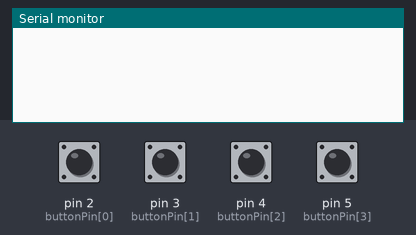
This sketch was run on a simulated Arduino Leonardo, built with avr-gcc and run on an emulated ATmega32U4. Parts: the last lines printed to the serial monitor. The inputs (shaded band) are chosen by the test bench; at power-on: pin 2 (buttonPin[0]), pin 3 (buttonPin[1]), pin 4 (buttonPin[2]), pin 5 (buttonPin[3]) HIGH. USB keyboard and mouse output is not drawn.

Above: at 1.2 s.
1.3 s: pin 2 (buttonPin[0]) pulled LOW for 0.15 s
At 2.0 s:
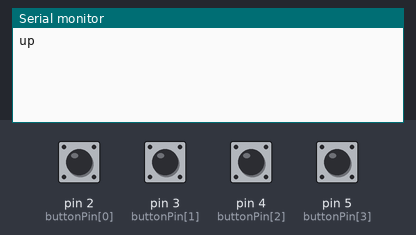
2.9 s: pin 3 (buttonPin[1]) pulled LOW for 0.15 s
At 3.2 s:
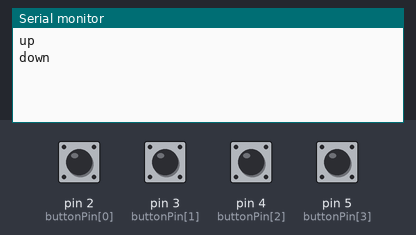
4.5 s: pin 4 (buttonPin[2]) pulled LOW for 0.15 s
At 5.6 s:
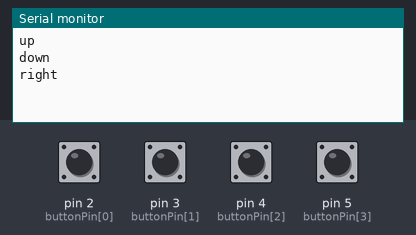
6.1 s: pin 5 (buttonPin[3]) pulled LOW for 0.15 s
At 6.9 s:
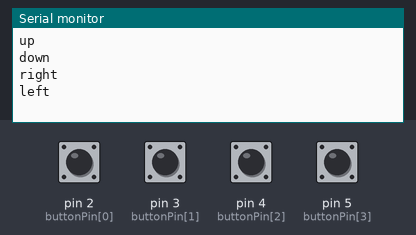

The sketch:

sketch_oct26a.ino
```cpp
#include <Keyboard.h>

int buttonPin[] = {2,3,4,5};
int prevButtonState[] = {HIGH, HIGH, HIGH, HIGH};


void setup() {
  Serial.begin(9600);
  Keyboard.begin();
  for (int n = 0; n < 4; n++){
    pinMode(buttonPin[n], INPUT);
  }
}

void loop() {
 for (int n = 0; n < 4; n++){
    int buttonState = digitalRead(buttonPin[n]);

    if (buttonState != prevButtonState[n]){
      if (buttonState == LOW){
      sendKey(buttonPin[n]);

      }
      prevButtonState[n] = buttonState;

      }
      }
}

 void sendKey(int thisButton) {

  switch (thisButton) {
    case 2:
      Keyboard.write(KEY_UP_ARROW);
      Serial.println("up");
      break;
    case 3:
      Keyboard.write(KEY_DOWN_ARROW);
      Serial.println("down");
      break;
    case 4:
      Keyboard.write(KEY_RIGHT_ARROW);
      Serial.println("right");
      break;
    case 5:
      Keyboard.write(KEY_LEFT_ARROW);
      Serial.println("left");
      break;
  }
  delay(30);
  Keyboard.releaseAll();
}
```

Measured:
- after the input at 1.3 s, the serial monitor: prints a new line at once (image 1)
- after the input at 2.9 s, the serial monitor: prints a new line at once (image 2)
- after the input at 4.5 s, the serial monitor: prints a new line at once (image 3)
- after the input at 6.1 s, the serial monitor: prints a new line at once (image 4)
